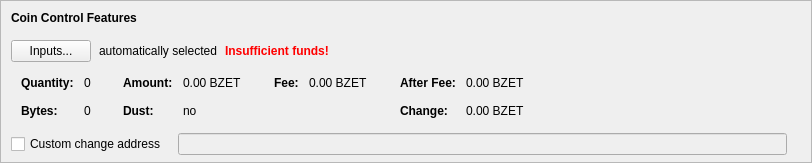
    <widget class="QFrame" name="frameCoinControl">
     <property name="sizePolicy">
      <sizepolicy hsizetype="Expanding" vsizetype="Expanding">
       <horstretch>0</horstretch>
       <verstretch>0</verstretch>
      </sizepolicy>
     </property>
     <property name="maximumSize">
      <size>
       <width>16777215</width>
       <height>16777215</height>
      </size>
     </property>
     <property name="frameShape">
      <enum>QFrame::StyledPanel</enum>
     </property>
     <property name="frameShadow">
      <enum>QFrame::Sunken</enum>
     </property>
     <layout class="QVBoxLayout" name="verticalLayoutCoinControl2">
      <property name="spacing">
       <number>0</number>
      </property>
      <property name="leftMargin">
       <number>0</number>
      </property>
      <property name="topMargin">
       <number>0</number>
      </property>
      <property name="rightMargin">
       <number>0</number>
      </property>
      <property name="bottomMargin">
       <number>6</number>
      </property>
      <item>
       <layout class="QVBoxLayout" name="verticalLayoutCoinControl" stretch="0,0,0,0,1">
        <property name="spacing">
         <number>0</number>
        </property>
        <property name="leftMargin">
         <number>10</number>
        </property>
        <property name="topMargin">
         <number>10</number>
        </property>
        <item>
         <layout class="QHBoxLayout" name="horizontalLayoutCoinControl1">
          <property name="bottomMargin">
           <number>15</number>
          </property>
          <item>
           <widget class="QLabel" name="labelCoinControlFeatures">
            <property name="sizePolicy">
             <sizepolicy hsizetype="Preferred" vsizetype="Maximum">
              <horstretch>0</horstretch>
              <verstretch>0</verstretch>
             </sizepolicy>
            </property>
            <property name="font">
             <font>
              <weight>75</weight>
              <bold>true</bold>
             </font>
            </property>
            <property name="styleSheet">
             <string notr="true">font-weight:bold;</string>
            </property>
            <property name="text">
             <string>Coin Control Features</string>
            </property>
           </widget>
          </item>
         </layout>
        </item>
        <item>
         <layout class="QHBoxLayout" name="horizontalLayoutCoinControl2" stretch="0,0,0,0">
          <property name="spacing">
           <number>8</number>
          </property>
          <property name="bottomMargin">
           <number>10</number>
          </property>
          <item>
           <widget class="QPushButton" name="pushButtonCoinControl">
            <property name="styleSheet">
             <string notr="true"/>
            </property>
            <property name="text">
             <string>Inputs...</string>
            </property>
            <property name="autoDefault">
             <bool>false</bool>
            </property>
           </widget>
          </item>
          <item>
           <widget class="QLabel" name="labelCoinControlAutomaticallySelected">
            <property name="text">
             <string>automatically selected</string>
            </property>
            <property name="margin">
             <number>5</number>
            </property>
           </widget>
          </item>
          <item>
           <widget class="QLabel" name="labelCoinControlInsuffFunds">
            <property name="font">
             <font>
              <weight>75</weight>
              <bold>true</bold>
             </font>
            </property>
            <property name="styleSheet">
             <string notr="true">color:red;font-weight:bold;</string>
            </property>
            <property name="text">
             <string>Insufficient funds!</string>
            </property>
            <property name="margin">
             <number>5</number>
            </property>
           </widget>
          </item>
          <item>
           <spacer name="horizontalSpacerCoinControl">
            <property name="orientation">
             <enum>Qt::Horizontal</enum>
            </property>
            <property name="sizeHint" stdset="0">
             <size>
              <width>40</width>
              <height>1</height>
             </size>
            </property>
           </spacer>
          </item>
         </layout>
        </item>
        <item>
         <widget class="QWidget" name="widgetCoinControl" native="true">
          <property name="sizePolicy">
           <sizepolicy hsizetype="Preferred" vsizetype="Preferred">
            <horstretch>0</horstretch>
            <verstretch>0</verstretch>
           </sizepolicy>
          </property>
          <property name="minimumSize">
           <size>
            <width>0</width>
            <height>0</height>
           </size>
          </property>
          <property name="styleSheet">
           <string notr="true"/>
          </property>
          <layout class="QHBoxLayout" name="horizontalLayoutCoinControl5">
           <property name="leftMargin">
            <number>0</number>
           </property>
           <property name="topMargin">
            <number>0</number>
           </property>
           <property name="rightMargin">
            <number>0</number>
           </property>
           <property name="bottomMargin">
            <number>0</number>
           </property>
           <item>
            <layout class="QHBoxLayout" name="horizontalLayoutCoinControl3" stretch="0,0,0,1">
             <property name="spacing">
              <number>20</number>
             </property>
             <property name="topMargin">
              <number>0</number>
             </property>
             <property name="bottomMargin">
              <number>10</number>
             </property>
             <item>
              <layout class="QFormLayout" name="formLayoutCoinControl1">
               <property name="horizontalSpacing">
                <number>10</number>
               </property>
               <property name="verticalSpacing">
                <number>14</number>
               </property>
               <property name="leftMargin">
                <number>10</number>
               </property>
               <property name="topMargin">
                <number>4</number>
               </property>
               <property name="rightMargin">
                <number>6</number>
               </property>
               <item row="0" column="0">
                <widget class="QLabel" name="labelCoinControlQuantityText">
                 <property name="font">
                  <font>
                   <weight>75</weight>
                   <bold>true</bold>
                  </font>
                 </property>
                 <property name="text">
                  <string>Quantity:</string>
                 </property>
                 <property name="margin">
                  <number>0</number>
                 </property>
                </widget>
               </item>
               <item row="0" column="1">
                <widget class="QLabel" name="labelCoinControlQuantity">
                 <property name="cursor">
                  <cursorShape>IBeamCursor</cursorShape>
                 </property>
                 <property name="contextMenuPolicy">
                  <enum>Qt::ActionsContextMenu</enum>
                 </property>
                 <property name="text">
                  <string notr="true">0</string>
                 </property>
                 <property name="margin">
                  <number>0</number>
                 </property>
                 <property name="textInteractionFlags">
                  <set>Qt::LinksAccessibleByMouse|Qt::TextSelectableByKeyboard|Qt::TextSelectableByMouse</set>
                 </property>
                </widget>
               </item>
               <item row="1" column="0">
                <widget class="QLabel" name="labelCoinControlBytesText">
                 <property name="font">
                  <font>
                   <weight>75</weight>
                   <bold>true</bold>
                  </font>
                 </property>
                 <property name="text">
                  <string>Bytes:</string>
                 </property>
                </widget>
               </item>
               <item row="1" column="1">
                <widget class="QLabel" name="labelCoinControlBytes">
                 <property name="cursor">
                  <cursorShape>IBeamCursor</cursorShape>
                 </property>
                 <property name="contextMenuPolicy">
                  <enum>Qt::ActionsContextMenu</enum>
                 </property>
                 <property name="text">
                  <string notr="true">0</string>
                 </property>
                 <property name="textInteractionFlags">
                  <set>Qt::LinksAccessibleByMouse|Qt::TextSelectableByKeyboard|Qt::TextSelectableByMouse</set>
                 </property>
                </widget>
               </item>
              </layout>
             </item>
             <item>
              <layout class="QFormLayout" name="formLayoutCoinControl2">
               <property name="horizontalSpacing">
                <number>10</number>
               </property>
               <property name="verticalSpacing">
                <number>14</number>
               </property>
               <property name="leftMargin">
                <number>6</number>
               </property>
               <property name="topMargin">
                <number>4</number>
               </property>
               <property name="rightMargin">
                <number>6</number>
               </property>
               <item row="0" column="0">
                <widget class="QLabel" name="labelCoinControlAmountText">
                 <property name="font">
                  <font>
                   <weight>75</weight>
                   <bold>true</bold>
                  </font>
                 </property>
                 <property name="text">
                  <string>Amount:</string>
                 </property>
                 <property name="margin">
                  <number>0</number>
                 </property>
                </widget>
               </item>
               <item row="0" column="1">
                <widget class="QLabel" name="labelCoinControlAmount">
                 <property name="cursor">
                  <cursorShape>IBeamCursor</cursorShape>
                 </property>
                 <property name="contextMenuPolicy">
                  <enum>Qt::ActionsContextMenu</enum>
                 </property>
                 <property name="text">
                  <string notr="true">0.00 BZET</string>
                 </property>
                 <property name="textInteractionFlags">
                  <set>Qt::LinksAccessibleByMouse|Qt::TextSelectableByKeyboard|Qt::TextSelectableByMouse</set>
                 </property>
                </widget>
               </item>
               <item row="1" column="0">
                <widget class="QLabel" name="labelCoinControlLowOutputText">
                 <property name="font">
                  <font>
                   <weight>75</weight>
                   <bold>true</bold>
                  </font>
                 </property>
                 <property name="text">
                  <string>Dust:</string>
                 </property>
                </widget>
               </item>
               <item row="1" column="1">
                <widget class="QLabel" name="labelCoinControlLowOutput">
                 <property name="cursor">
                  <cursorShape>IBeamCursor</cursorShape>
                 </property>
                 <property name="contextMenuPolicy">
                  <enum>Qt::ActionsContextMenu</enum>
                 </property>
                 <property name="text">
                  <string notr="true">no</string>
                 </property>
                 <property name="textInteractionFlags">
                  <set>Qt::LinksAccessibleByMouse|Qt::TextSelectableByKeyboard|Qt::TextSelectableByMouse</set>
                 </property>
                </widget>
               </item>
              </layout>
             </item>
             <item>
              <layout class="QFormLayout" name="formLayoutCoinControl3">
               <property name="horizontalSpacing">
                <number>10</number>
               </property>
               <property name="verticalSpacing">
                <number>14</number>
               </property>
               <property name="leftMargin">
                <number>6</number>
               </property>
               <property name="topMargin">
                <number>4</number>
               </property>
               <property name="rightMargin">
                <number>6</number>
               </property>
               <item row="0" column="0">
                <widget class="QLabel" name="labelCoinControlFeeText">
                 <property name="font">
                  <font>
                   <weight>75</weight>
                   <bold>true</bold>
                  </font>
                 </property>
                 <property name="text">
                  <string>Fee:</string>
                 </property>
                 <property name="margin">
                  <number>0</number>
                 </property>
                </widget>
               </item>
               <item row="0" column="1">
                <widget class="QLabel" name="labelCoinControlFee">
                 <property name="cursor">
                  <cursorShape>IBeamCursor</cursorShape>
                 </property>
                 <property name="contextMenuPolicy">
                  <enum>Qt::ActionsContextMenu</enum>
                 </property>
                 <property name="text">
                  <string notr="true">0.00 BZET</string>
                 </property>
                 <property name="textInteractionFlags">
                  <set>Qt::LinksAccessibleByMouse|Qt::TextSelectableByKeyboard|Qt::TextSelectableByMouse</set>
                 </property>
                </widget>
               </item>
              </layout>
             </item>
             <item>
              <layout class="QFormLayout" name="formLayoutCoinControl4">
               <property name="horizontalSpacing">
                <number>10</number>
               </property>
               <property name="verticalSpacing">
                <number>14</number>
               </property>
               <property name="leftMargin">
                <number>6</number>
               </property>
               <property name="topMargin">
                <number>4</number>
               </property>
               <property name="rightMargin">
                <number>6</number>
               </property>
               <item row="0" column="0">
                <widget class="QLabel" name="labelCoinControlAfterFeeText">
                 <property name="font">
                  <font>
                   <weight>75</weight>
                   <bold>true</bold>
                  </font>
                 </property>
                 <property name="text">
                  <string>After Fee:</string>
                 </property>
                 <property name="margin">
                  <number>0</number>
                 </property>
                </widget>
               </item>
               <item row="0" column="1">
                <widget class="QLabel" name="labelCoinControlAfterFee">
                 <property name="cursor">
                  <cursorShape>IBeamCursor</cursorShape>
                 </property>
                 <property name="contextMenuPolicy">
                  <enum>Qt::ActionsContextMenu</enum>
                 </property>
                 <property name="text">
                  <string notr="true">0.00 BZET</string>
                 </property>
                 <property name="textInteractionFlags">
                  <set>Qt::LinksAccessibleByMouse|Qt::TextSelectableByKeyboard|Qt::TextSelectableByMouse</set>
                 </property>
                </widget>
               </item>
               <item row="1" column="0">
                <widget class="QLabel" name="labelCoinControlChangeText">
                 <property name="font">
                  <font>
                   <weight>75</weight>
                   <bold>true</bold>
                  </font>
                 </property>
                 <property name="text">
                  <string>Change:</string>
                 </property>
                </widget>
               </item>
               <item row="1" column="1">
                <widget class="QLabel" name="labelCoinControlChange">
                 <property name="cursor">
                  <cursorShape>IBeamCursor</cursorShape>
                 </property>
                 <property name="contextMenuPolicy">
                  <enum>Qt::ActionsContextMenu</enum>
                 </property>
                 <property name="text">
                  <string notr="true">0.00 BZET</string>
                 </property>
                 <property name="textInteractionFlags">
                  <set>Qt::LinksAccessibleByMouse|Qt::TextSelectableByKeyboard|Qt::TextSelectableByMouse</set>
                 </property>
                </widget>
               </item>
              </layout>
             </item>
            </layout>
           </item>
          </layout>
         </widget>
        </item>
        <item>
         <layout class="QHBoxLayout" name="horizontalLayoutCoinControl4" stretch="0,0,0">
          <property name="spacing">
           <number>12</number>
          </property>
          <property name="sizeConstraint">
           <enum>QLayout::SetDefaultConstraint</enum>
          </property>
          <property name="topMargin">
           <number>5</number>
          </property>
          <property name="rightMargin">
           <number>5</number>
          </property>
          <item>
           <widget class="QCheckBox" name="checkBoxCoinControlChange">
            <property name="toolTip">
             <string>If this is activated, but the change address is empty or invalid, change will be sent to a newly generated address.</string>
            </property>
            <property name="text">
             <string>Custom change address</string>
            </property>
           </widget>
          </item>
          <item>
           <widget class="QValidatedLineEdit" name="lineEditCoinControlChange">
            <property name="enabled">
             <bool>false</bool>
            </property>
            <property name="sizePolicy">
             <sizepolicy hsizetype="Expanding" vsizetype="Fixed">
              <horstretch>0</horstretch>
              <verstretch>0</verstretch>
             </sizepolicy>
            </property>
           </widget>
          </item>
          <item>
           <widget class="QLabel" name="labelCoinControlChangeLabel">
            <property name="sizePolicy">
             <sizepolicy hsizetype="Preferred" vsizetype="Expanding">
              <horstretch>0</horstretch>
              <verstretch>0</verstretch>
             </sizepolicy>
            </property>
            <property name="minimumSize">
             <size>
              <width>0</width>
              <height>0</height>
             </size>
            </property>
            <property name="text">
             <string/>
            </property>
            <property name="margin">
             <number>3</number>
            </property>
           </widget>
          </item>
         </layout>
        </item>
        <item>
         <spacer name="verticalSpacerCoinControl">
          <property name="orientation">
           <enum>Qt::Vertical</enum>
          </property>
          <property name="sizeHint" stdset="0">
           <size>
            <width>800</width>
            <height>1</height>
           </size>
          </property>
         </spacer>
        </item>
       </layout>
      </item>
     </layout>
    </widget>
